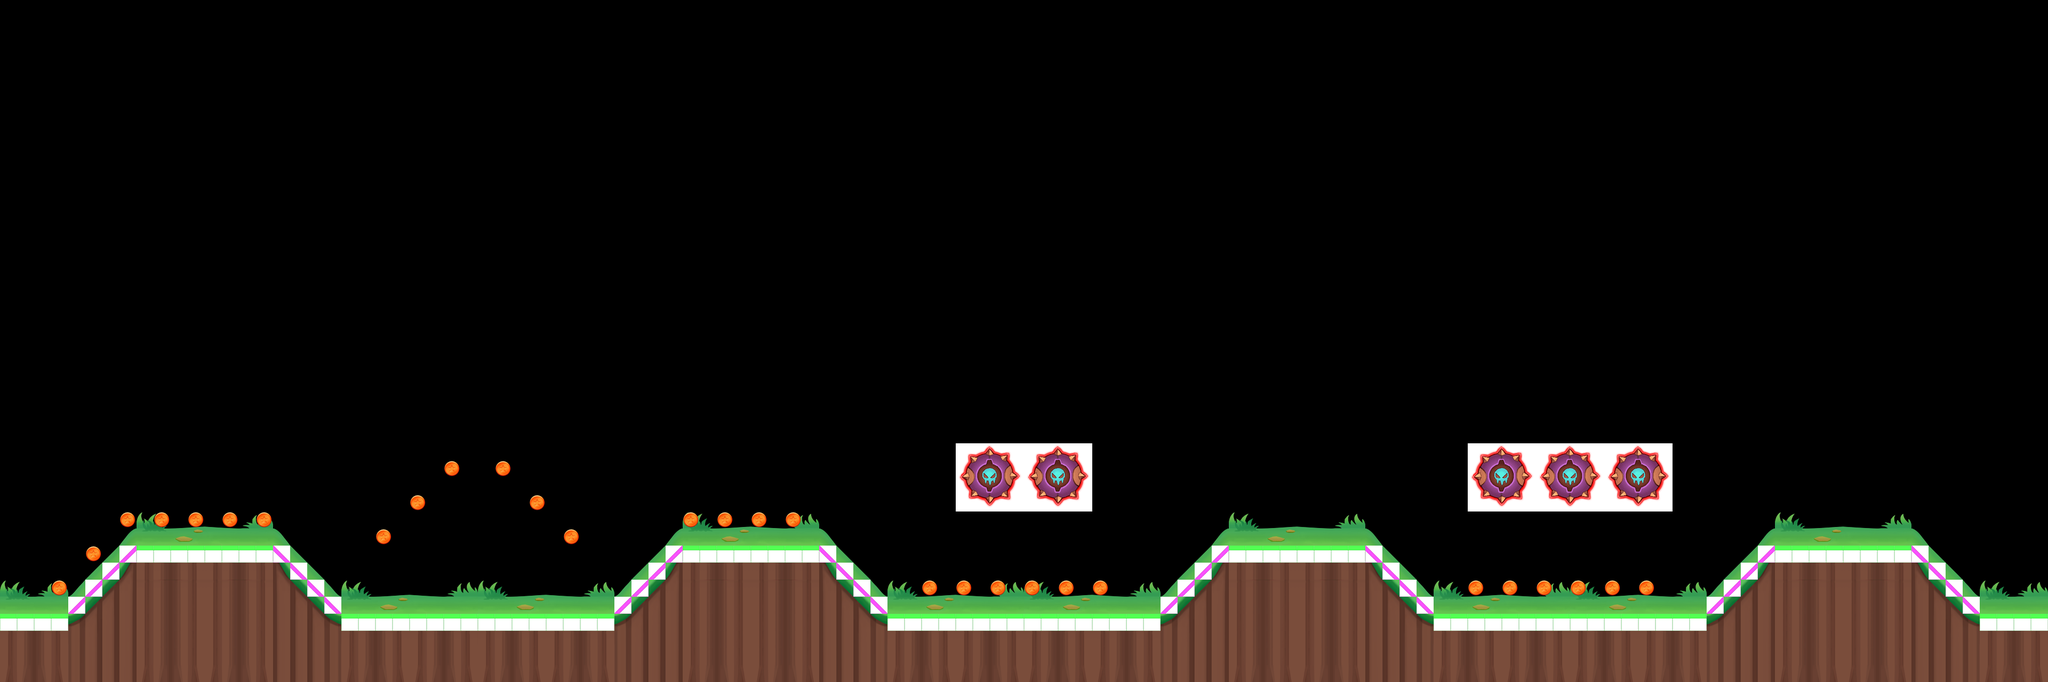

Rendered tile map (Tiled .tmx) drawn with the repository's tilesets; below, a short description and the map source with its tile grids summarised:
An orthogonal 120x40 tile map with 32x32 px tiles, 4 tile layers (floor, shade, loot, stones), 4 tilesets.

<map version="1.1" tiledversion="1.1.3413" orientation="orthogonal" renderorder="right-down" width="120" height="40" tilewidth="32" tileheight="32" infinite="0" nextlayerid="25" nextobjectid="1">
 <tileset firstgid="1" name="run_stones" tilewidth="128" tileheight="128" tilecount="10" columns="5">
  <image source="../../textures/parkour/tiledImage/run_stones.png" width="640" height="256" />
 </tileset>
 <tileset firstgid="11" source="../tiledImage/run_basic32.tsx" />
 <tileset firstgid="17" source="../tiledImage/run_chapter5.tsx" />
 <tileset firstgid="273" name="run_item32" tilewidth="32" tileheight="32" tilecount="7" columns="7">
  <image source="../../textures/parkour/tiledImage/run_item32.png" width="224" height="32" />
 </tileset>
 <layer id="21" name="floor" width="120" height="40">
  <data>[4800 cells, 1048 non-empty, 136 distinct tile ids]</data>
 </layer>
 <layer id="22" name="shade" width="120" height="40">
  <data>[4800 cells, 120 non-empty, 3 distinct tile ids]</data>
 </layer>
 <layer id="23" name="loot" width="120" height="40">
  <data>[4800 cells, 29 non-empty, 1 distinct tile ids]</data>
 </layer>
 <layer id="24" name="stones" width="120" height="40">
  <data>[4800 cells, 5 non-empty, 1 distinct tile ids]</data>
 </layer>
</map>
